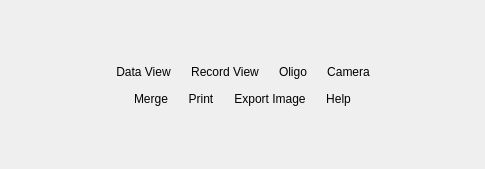
<?xml version="1.0" encoding="UTF-8"?>
<ui version="4.0">
 <class>ToolsView</class>
 <widget class="QDialog" name="ToolsView">
  <property name="geometry">
   <rect>
    <x>0</x>
    <y>0</y>
    <width>485</width>
    <height>169</height>
   </rect>
  </property>
  <property name="windowTitle">
   <string>Dialog</string>
  </property>
  <layout class="QVBoxLayout" name="verticalLayout">
   <item>
    <spacer name="verticalSpacer_2">
     <property name="orientation">
      <enum>Qt::Vertical</enum>
     </property>
     <property name="sizeHint" stdset="0">
      <size>
       <width>20</width>
       <height>42</height>
      </size>
     </property>
    </spacer>
   </item>
   <item>
    <layout class="QHBoxLayout" name="horizontalLayout">
     <item>
      <spacer name="horizontalSpacer">
       <property name="orientation">
        <enum>Qt::Horizontal</enum>
       </property>
       <property name="sizeHint" stdset="0">
        <size>
         <width>40</width>
         <height>20</height>
        </size>
       </property>
      </spacer>
     </item>
     <item>
      <widget class="QToolButton" name="datatBtn">
       <property name="text">
        <string>Data View</string>
       </property>
       <property name="iconSize">
        <size>
         <width>80</width>
         <height>80</height>
        </size>
       </property>
       <property name="checkable">
        <bool>true</bool>
       </property>
       <property name="toolButtonStyle">
        <enum>Qt::ToolButtonTextUnderIcon</enum>
       </property>
       <property name="autoRaise">
        <bool>true</bool>
       </property>
      </widget>
     </item>
     <item>
      <widget class="QToolButton" name="recordtBtn">
       <property name="text">
        <string>Record View</string>
       </property>
       <property name="iconSize">
        <size>
         <width>80</width>
         <height>80</height>
        </size>
       </property>
       <property name="checkable">
        <bool>true</bool>
       </property>
       <property name="toolButtonStyle">
        <enum>Qt::ToolButtonTextUnderIcon</enum>
       </property>
       <property name="autoRaise">
        <bool>true</bool>
       </property>
      </widget>
     </item>
     <item>
      <widget class="QToolButton" name="oligotBtn">
       <property name="text">
        <string>Oligo</string>
       </property>
       <property name="iconSize">
        <size>
         <width>80</width>
         <height>80</height>
        </size>
       </property>
       <property name="checkable">
        <bool>true</bool>
       </property>
       <property name="toolButtonStyle">
        <enum>Qt::ToolButtonTextUnderIcon</enum>
       </property>
       <property name="autoRaise">
        <bool>true</bool>
       </property>
      </widget>
     </item>
     <item>
      <widget class="QToolButton" name="cameratBtn">
       <property name="text">
        <string>Camera</string>
       </property>
       <property name="iconSize">
        <size>
         <width>80</width>
         <height>80</height>
        </size>
       </property>
       <property name="checkable">
        <bool>true</bool>
       </property>
       <property name="toolButtonStyle">
        <enum>Qt::ToolButtonTextUnderIcon</enum>
       </property>
       <property name="autoRaise">
        <bool>true</bool>
       </property>
      </widget>
     </item>
     <item>
      <spacer name="horizontalSpacer_2">
       <property name="orientation">
        <enum>Qt::Horizontal</enum>
       </property>
       <property name="sizeHint" stdset="0">
        <size>
         <width>40</width>
         <height>20</height>
        </size>
       </property>
      </spacer>
     </item>
    </layout>
   </item>
   <item>
    <layout class="QHBoxLayout" name="horizontalLayout_2">
     <item>
      <spacer name="horizontalSpacer_3">
       <property name="orientation">
        <enum>Qt::Horizontal</enum>
       </property>
       <property name="sizeHint" stdset="0">
        <size>
         <width>40</width>
         <height>20</height>
        </size>
       </property>
      </spacer>
     </item>
     <item>
      <widget class="QToolButton" name="mergetBtn">
       <property name="text">
        <string>Merge</string>
       </property>
       <property name="iconSize">
        <size>
         <width>80</width>
         <height>80</height>
        </size>
       </property>
       <property name="checkable">
        <bool>true</bool>
       </property>
       <property name="toolButtonStyle">
        <enum>Qt::ToolButtonTextUnderIcon</enum>
       </property>
       <property name="autoRaise">
        <bool>true</bool>
       </property>
      </widget>
     </item>
     <item>
      <widget class="QToolButton" name="printtBtn">
       <property name="text">
        <string>Print</string>
       </property>
       <property name="iconSize">
        <size>
         <width>80</width>
         <height>80</height>
        </size>
       </property>
       <property name="checkable">
        <bool>false</bool>
       </property>
       <property name="toolButtonStyle">
        <enum>Qt::ToolButtonTextUnderIcon</enum>
       </property>
       <property name="autoRaise">
        <bool>true</bool>
       </property>
      </widget>
     </item>
     <item>
      <widget class="QToolButton" name="picturetBtn">
       <property name="text">
        <string>Export Image</string>
       </property>
       <property name="iconSize">
        <size>
         <width>80</width>
         <height>80</height>
        </size>
       </property>
       <property name="checkable">
        <bool>false</bool>
       </property>
       <property name="toolButtonStyle">
        <enum>Qt::ToolButtonTextUnderIcon</enum>
       </property>
       <property name="autoRaise">
        <bool>true</bool>
       </property>
      </widget>
     </item>
     <item>
      <widget class="QToolButton" name="helptBtn">
       <property name="text">
        <string>Help</string>
       </property>
       <property name="iconSize">
        <size>
         <width>80</width>
         <height>80</height>
        </size>
       </property>
       <property name="checkable">
        <bool>false</bool>
       </property>
       <property name="toolButtonStyle">
        <enum>Qt::ToolButtonTextUnderIcon</enum>
       </property>
       <property name="autoRaise">
        <bool>true</bool>
       </property>
      </widget>
     </item>
     <item>
      <spacer name="horizontalSpacer_4">
       <property name="orientation">
        <enum>Qt::Horizontal</enum>
       </property>
       <property name="sizeHint" stdset="0">
        <size>
         <width>40</width>
         <height>20</height>
        </size>
       </property>
      </spacer>
     </item>
    </layout>
   </item>
   <item>
    <spacer name="verticalSpacer">
     <property name="orientation">
      <enum>Qt::Vertical</enum>
     </property>
     <property name="sizeHint" stdset="0">
      <size>
       <width>20</width>
       <height>41</height>
      </size>
     </property>
    </spacer>
   </item>
  </layout>
 </widget>
 <resources/>
 <connections/>
</ui>
